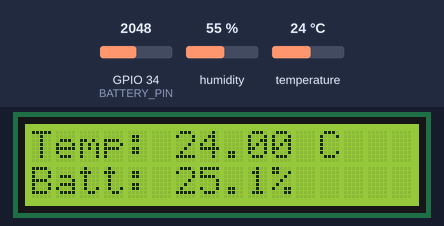
The sketch below on a simulated ESP32. On the bench: 16×2 character LCD. Inputs (shaded band) come from the test bench; at power-on: temperature 24 °C, GPIO 34 (BATTERY_PIN) = 2048, humidity 55 %. What the sketch prints to the serial monitor is not drawn.

Above: at 1.2 s.
1.3 s: temperature set to 2 °C
At 3.5 s:
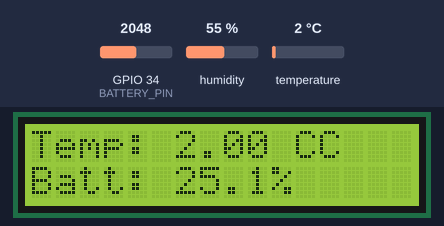
4.0 s: GPIO 34 (BATTERY_PIN) set to 1974
At 5.3 s:
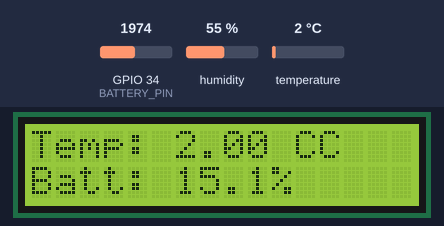
6.7 s: GPIO 34 (BATTERY_PIN) set to 1883
At 8.9 s:
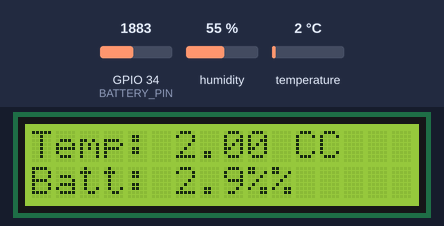
9.7 s: temperature set to 12 °C
At 10.8 s:
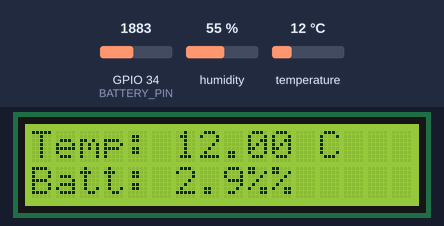
12.4 s: temperature set to 19 °C
At 15.5 s:
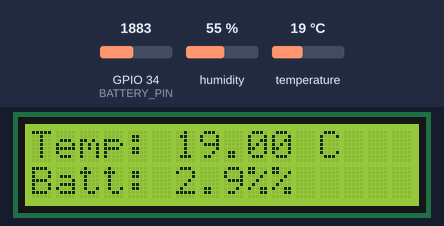
15.8 s: GPIO 34 (BATTERY_PIN) set to 2047
At 17.5 s:
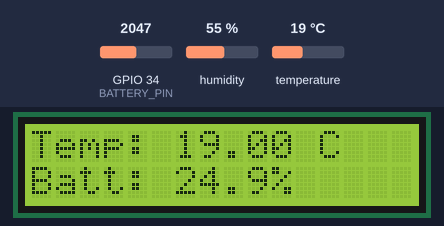
Timing chart, 0 to 19.0 s (numbered marks = the images above; inputs shaded):
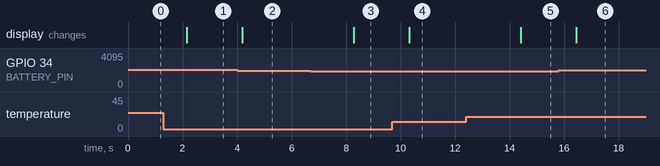

The sketch:

try1.ino
```cpp
#include <Wire.h>
#include <hd44780.h>                       // main hd44780 header
#include <hd44780ioClass/hd44780_I2Cexp.h> // i2c expander i/o class header
#include <DHT.h>

// Define DHT11 pin and type
#define DHTPIN 13
#define DHTTYPE DHT11

// Initialize the LCD and DHT sensor
hd44780_I2Cexp lcd; // auto locate & auto config expander chip
DHT dht(DHTPIN, DHTTYPE);

// Define the pins for Serial2 (for Bluetooth communication)
#define RXD2 16 // ESP32 RX2 connected to HC-05 TX
#define TXD2 17 // ESP32 TX2 connected to HC-05 RX

// Battery voltage pin
#define BATTERY_PIN 34  // ADC pin to read battery level

// Voltage divider resistor values (for battery level measurement)
const float R1 = 100000.0; // 100k ohms
const float R2 = 100000.0; // 100k ohms

// Battery voltage thresholds
const float MAX_BATTERY_VOLTAGE = 4.2;  // Fully charged battery voltage
const float MIN_BATTERY_VOLTAGE = 3.0;  // Discharged battery voltage

void setup() {
  // Initialize the LCD
  lcd.begin(16, 2);
  lcd.backlight();

  // Initialize the DHT sensor
  dht.begin();

  // Initialize Serial communication for output to Serial Monitor
  Serial.begin(9600);

  // Initialize Serial2 for Bluetooth communication
  Serial2.begin(9600, SERIAL_8N1, RXD2, TXD2); // Set baud rate to 9600 for HC-05

  // Print a message to the LCD
  lcd.setCursor(0, 0);
  lcd.print("Temp: ");
}

void loop() {
  // Read temperature as Celsius
  float temp = dht.readTemperature();

  // Check if any reads failed and exit early (to try again)
  if (isnan(temp)) {
    lcd.setCursor(0, 1);
    lcd.print("Error");
    Serial.println("Error reading temperature");
    Serial2.println("Error reading temperature"); // Send error to Bluetooth
    return;
  }

  // Display the temperature on the LCD
  lcd.setCursor(6, 0);
  lcd.print(temp);
  lcd.print(" C");

  // Output the temperature to the Serial Monitor
  Serial.print("Temperature: ");
  Serial.print(temp);
  Serial.println(" °C");

  // Send temperature data via Bluetooth (Serial2)
  Serial2.print("Temperature: ");
  Serial2.print(temp);
  Serial2.println(" °C");

  // Read the battery voltage
  int batteryValue = analogRead(BATTERY_PIN);  // Read the ADC pin
  float voltage = (batteryValue / 4095.0) * 3.3;  // Convert ADC value to voltage
  float batteryVoltage = voltage * ((R1 + R2) / R2);  // Convert back to battery voltage

  // Calculate battery percentage
  float batteryPercentage = ((batteryVoltage - MIN_BATTERY_VOLTAGE) / (MAX_BATTERY_VOLTAGE - MIN_BATTERY_VOLTAGE)) * 100;

  // Ensure battery percentage is between 0% and 100%
  if (batteryPercentage > 100) batteryPercentage = 100;
  if (batteryPercentage < 0) batteryPercentage = 0;

  // Display battery percentage on the LCD
  lcd.setCursor(0, 1);
  lcd.print("Batt: ");
  lcd.print(batteryPercentage, 1);  // Display percentage with 1 decimal point
  lcd.print("%");

  // Output battery percentage to the Serial Monitor
  Serial.print("Battery Percentage: ");
  Serial.print(batteryPercentage);
  Serial.println("%");

  // Send battery percentage data via Bluetooth (Serial2)
  Serial2.print("Battery Percentage: ");
  Serial2.print(batteryPercentage);
  Serial2.println("%");

  // Wait a few seconds between measurements
  delay(2000);
}
```

Measured:
- the behaviour switches between 1936 and 1935 on GPIO 34 (BATTERY_PIN) (found by bisection; images 2 and 3)
- after the input at 1.3 s, the display: changes after 0.85 s (image 1)
- after the input at 4.0 s, the display: changes after 0.19 s (image 2)
- after the input at 6.7 s, the display: changes after 1.6 s (image 3)
- after the input at 9.7 s, the display: changes after 0.62 s (image 4)
- after the input at 12.4 s, the display: changes after 2.0 s (image 5)
- after the input at 15.8 s, the display: changes after 0.64 s (image 6)
